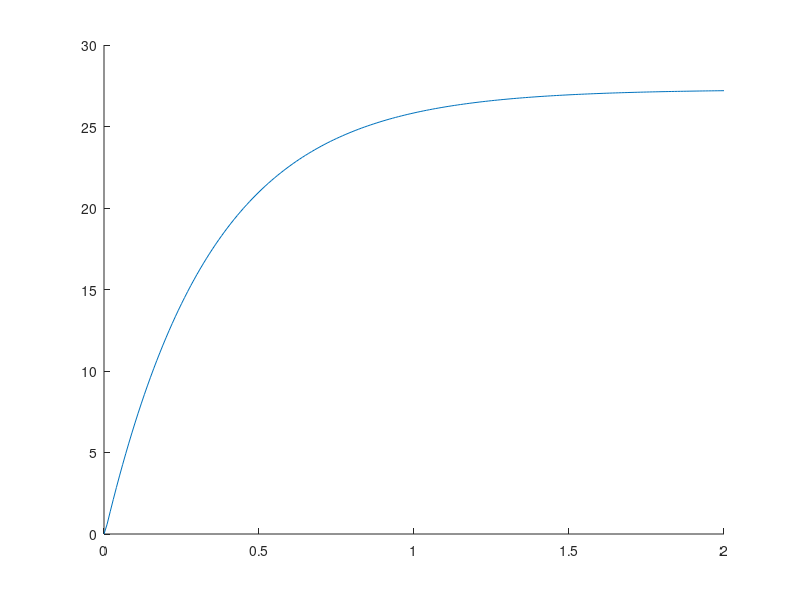

The MATLAB script that drew this image: (Note: this script raises an error after producing the figure.)
% -------------------------------------------------------------
% Autor:      Ole Uphaus
% Datum:      22.10.2025
% Beschreibung:
% In diesem Skript werde ich einen kleinen DC-Motor simulieren. Dazu werde
% ich das sowohl das zeitkontinuierliche System als auch das zeitdiskrete
% System nutzen. Außerdem werde ich versuchen, aus dem zeitdiskreten System
% die lifted Systemdarstellung abzuleiten (wie sie auch für ILC genutzt
% wird)
% -------------------------------------------------------------

clc
clear

%% Continuous System
% Simulation parameters
J  = 1.5e-3;     % kg m^2
d  = 1.2e-3;     % N m s/rad
R  = 2.0;        % Ohm
L  = 5.0e-3;     % H
Kt = 0.08;       % N m / A
Ke = 0.08;       % V s / rad   (oft = Kt in SI)

% Transfer function (continuously)
num_cont = [Kt];
den_cont = [L*J, L*d + R*J, R*d + Ke*Kt];
G_cont = tf(num_cont, den_cont);

% Simulation
Ts = 1e-2;
t_vec = 0:Ts:2;
u_vec = 3*ones(size(t_vec));
x_0 = zeros(1, 2);

% Simulation with ode4 (Runge-Kutta)
[y_cont, t_cont] = lsim(G_cont, u_vec, t_vec, x_0);

%% Discrete System
% Exact discretisation unsing fundamental Matrix (zero order hold)
G_disc = c2d(G_cont, Ts, 'zoh');

% Discrete "simulation"
[y_disc, t_disc] = lsim(G_disc, u_vec, t_vec);

%% Lifted System representation
% State space representation of the discrete System
[Ad, Bd, Cd, Dd] = ssdata(ss(G_disc));

N = size(t_vec, 2);
nx = size(Ad, 1);

% Markov-Parameter p
p = zeros(N, 1);
p(1) = Dd;  % Feedthrough Matrix
A_pow = eye(nx);

for k = 2:N
    p(k) = Cd * A_pow * Bd;
    A_pow = A_pow * Ad;
end

% Toeplitz-Matrix P
P = toeplitz(p, [p(1), zeros(1, N-1)]); % define first column and first row

% Observability-Matrix (system reaction to nonzero initial conditions)
O = zeros(N, nx);
A_pow = eye(nx);

for i = 1:N
    O(i,:) = Cd * A_pow;
    A_pow = A_pow * Ad;
end

% Calculation of the system response
y_disc_lifted = P*u_vec' + O*x_0';

% Compare results
abs_err = abs(y_disc - y_disc_lifted);
[max_err, kmax] = max(abs_err);

% Plot results
figure;
plot(t_cont, y_cont, LineWidth=1, DisplayName='cont'); hold on;
plot(t_disc, y_disc, LineWidth=1, DisplayName='disc');
plot(t_disc, y_disc_lifted, LineWidth=1, DisplayName='disc lifted');
grid on;
xlabel('Zeit [s]'); ylabel('\Omega [rad/s]');
title('Response of DC Motor to 3V step (lsim)');
legend()